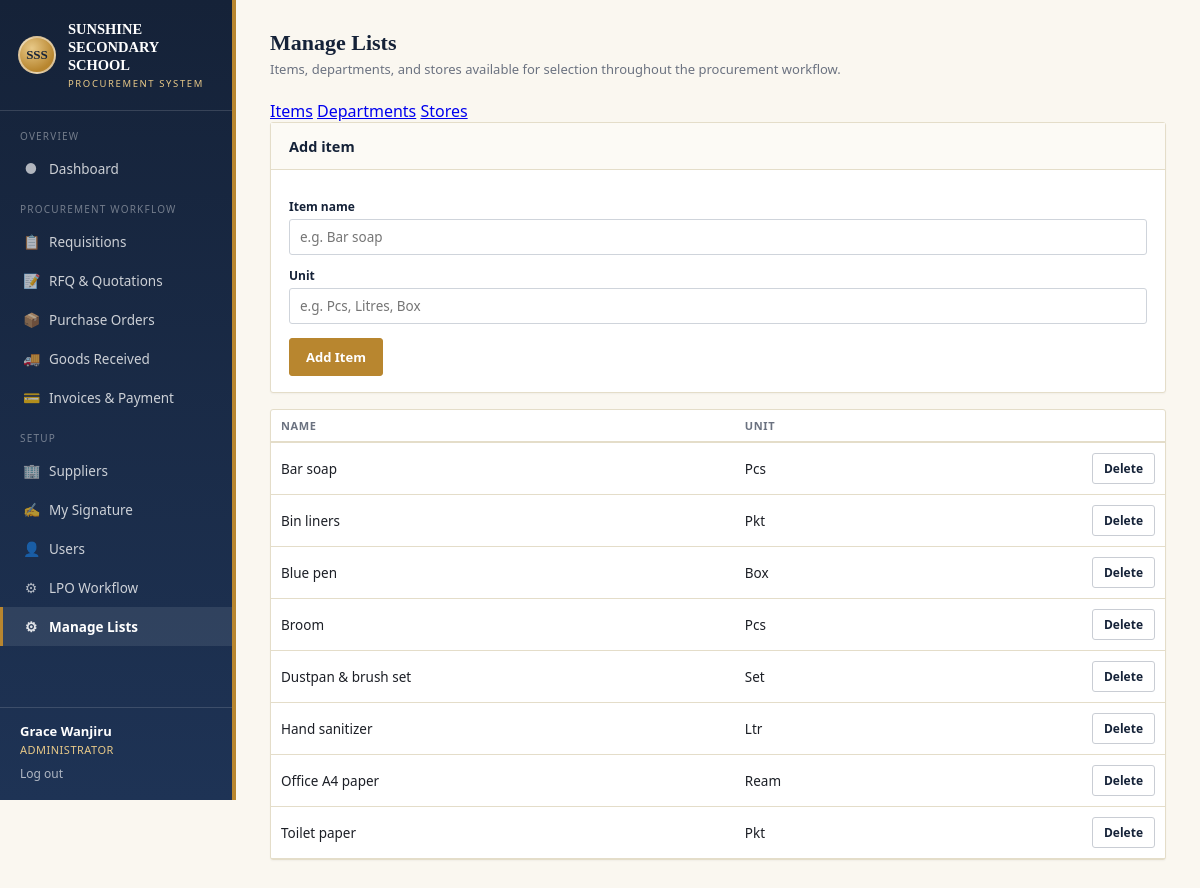
The page /admin_manage.php (signed in) on the database its author committed.
### tables this page shows
CREATE TABLE IF NOT EXISTS users (
    id              INT UNSIGNED AUTO_INCREMENT PRIMARY KEY,
    name            VARCHAR(150) NOT NULL,
    username        VARCHAR(80)  NOT NULL UNIQUE,
    email           VARCHAR(120) DEFAULT NULL,
    password_hash   VARCHAR(255) NOT NULL,
    role            ENUM('requester','procurement','finance','principal','admin') NOT NULL,
    department      VARCHAR(120) DEFAULT NULL,
    title           VARCHAR(120) DEFAULT NULL,        
    signature_path  VARCHAR(255) DEFAULT NULL,         
    is_active       TINYINT(1) NOT NULL DEFAULT 1,
    created_at      DATETIME NOT NULL DEFAULT CURRENT_TIMESTAMP
);

CREATE TABLE IF NOT EXISTS items (
    id              INT UNSIGNED AUTO_INCREMENT PRIMARY KEY,
    name            VARCHAR(150) NOT NULL,
    unit            VARCHAR(30)  DEFAULT NULL,
    created_at      DATETIME NOT NULL DEFAULT CURRENT_TIMESTAMP
);

### includes/functions.php (called while the page is built, shortened)
<?php
function e($str): string
{
    return htmlspecialchars((string)$str, ENT_QUOTES, 'UTF-8');
}
function role_label(string $role): string
{
    return ROLE_LABELS[$role] ?? ucfirst($role);
}

### includes/db.php (called while the page is built, shortened)
<?php
function db(): PDO
{
    static $pdo = null;
    if ($pdo === null) {
        $dsn = 'mysql:host=' . DB_HOST . ';dbname=' . DB_NAME . ';charset=' . DB_CHARSET;
        $pdo = new PDO($dsn, DB_USER, DB_PASS, [
            PDO::ATTR_ERRMODE            => PDO::ERRMODE_EXCEPTION,
            PDO::ATTR_DEFAULT_FETCH_MODE => PDO::FETCH_ASSOC,
            PDO::ATTR_EMULATE_PREPARES   => false,
        ]);
    }
    return $pdo;
}

### includes/auth.php (called while the page is built, shortened)
<?php
require_once __DIR__ . '/db.php';
function current_user(): ?array
{
    static $user = null;
    if ($user === null) {
        $stmt = db()->prepare('SELECT * FROM users WHERE id = ?');
        $stmt->execute([$_SESSION['user_id']]);
        $user = $stmt->fetch() ?: null;
    }
    return $user;
}

### admin_manage.php (the view, shortened to what this page needs)
<?php
require_once __DIR__ . '/includes/auth.php';
require_once __DIR__ . '/includes/functions.php';
$pdo = db();
$tab = $_GET['tab'] ?? 'items';
$items = $pdo->query('SELECT * FROM items ORDER BY name')->fetchAll();
$activeNav = 'admin_manage';
require __DIR__ . '/includes/header.php';
?>
<h1 class="page-title">Manage Lists</h1>
<p class="page-sub">Items, departments, and stores available for selection throughout the procurement workflow.</p>
<div class="tab-bar">
  <a href="<?= BASE_PATH ?>/admin_manage.php?tab=items" class="tab <?= $tab === 'items' ? 'active' : '' ?>">Items</a>
  <a href="<?= BASE_PATH ?>/admin_manage.php?tab=departments" class="tab <?= $tab === 'departments' ? 'active' : '' ?>">Departments</a>
  <a href="<?= BASE_PATH ?>/admin_manage.php?tab=stores" class="tab <?= $tab === 'stores' ? 'active' : '' ?>">Stores</a>
</div>
<?php if ($tab === 'items'): ?>
  <div class="card">
    <div class="card-header"><span class="htitle">Add item</span></div>
    <div class="card-body">
      <form method="post">
        <label class="field-label">Item name</label>
        <input type="text" name="item_name" placeholder="e.g. Bar soap" required>
        <label class="field-label">Unit</label>
        <input type="text" name="item_unit" placeholder="e.g. Pcs, Litres, Box">
        <button type="submit" class="btn gold" style="margin-top:14px;">Add Item</button>
      </form>
    </div>
  </div>
  <div class="card">
    <div class="card-body" style="padding:0;">
      <table class="list">
        <thead><tr><th>Name</th><th>Unit</th><th></th></tr></thead>
        <tbody>
          <?php foreach ($items as $it): ?>
            <tr>
              <td style="padding:10px;"><?= e($it['name']) ?></td>
              <td style="padding:10px;"><?= e($it['unit'] ?: '—') ?></td>
              <td style="padding:10px;text-align:right;">
                <a class="btn secondary sm" href="<?= BASE_PATH ?>/admin_manage.php?tab=items&delete_item=<?= (int)$it['id'] ?>" onclick="return confirm('Delete this item?')">Delete</a>
              </td>
            </tr>
          <?php endforeach; ?>
        </tbody>
      </table>
    </div>
  </div>
<?php endif; ?>
<?php require __DIR__ . '/includes/footer.php'; ?>

### includes/header.php (shortened to what this page needs)
<?php
require_once __DIR__ . '/functions.php';
$me = current_user();
$role = $_SESSION['user_role'] ?? '';
$activeNav = $activeNav ?? '';
$navGroups = [
    'Overview' => [
        'dashboard' => ['Dashboard', '&#9679;', '/index.php', []],
    ],
    'Procurement Workflow' => [
        'requisitions' => ['Requisitions', '&#128203;', '/requisitions.php', []],
        'rfqs'         => ['RFQ & Quotations', '&#128221;', '/rfqs.php', ['procurement','admin']],
        'lpos'         => ['Purchase Orders', '&#128230;', '/lpos.php', []],
        'grns'         => ['Goods Received', '&#128666;', '/grns.php', ['procurement','admin']],
        'invoices'     => ['Invoices & Payment', '&#128179;', '/invoices.php', ['procurement','finance','admin']],
    ],
    'Setup' => [
        'suppliers'      => ['Suppliers', '&#127970;', '/suppliers.php', ['procurement','admin']],
        'signatories'    => ['My Signature', '&#9997;', '/signatories.php', []],
        'users'          => ['Users', '&#128100;', '/users.php', ['admin']],
        'workflow_config' => ['LPO Workflow', '&#9881;', '/workflow_config.php', ['admin']],
        'admin_manage'   => ['Manage Lists', '&#9881;', '/admin_manage.php', ['admin','procurement']],
    ],
];
?>
<!DOCTYPE html>
<html lang="en">
<head>
<link rel="stylesheet" href="<?= BASE_PATH ?>/assets/css/style.css">
</head>
<body>
<div class="app-shell">
  <aside class="sidebar">
    <div class="sidebar-brand">
      <div class="crest">SSS</div>
      <div>
        <div class="title">SUNSHINE SECONDARY<br>SCHOOL</div>
        <div class="subtitle">Procurement System</div>
      </div>
    </div>
    <nav class="sidebar-nav">
      <?php foreach ($navGroups as $groupLabel => $navItems): ?>
        <?php
          $visibleNavItems = array_filter($navItems, function ($navItem) use ($role) {
              return empty($navItem[3]) || in_array($role, $navItem[3], true);
          });
        ?>
        <div class="group-label"><?= e($groupLabel) ?></div>
        <?php foreach ($visibleNavItems as $navKey => [$navLabel, $navIcon, $navHref, $navRoles]): ?>
          <a href="<?= BASE_PATH . $navHref ?>" class="<?= $activeNav === $navKey ? 'active' : '' ?>">
            <span class="ic"><?= $navIcon ?></span><?= e($navLabel) ?>
          </a>
        <?php endforeach; ?>
      <?php endforeach; ?>
    </nav>
    <div class="sidebar-user">
      <div class="who"><?= e($me['name'] ?? '') ?></div>
      <div class="role"><?= e(role_label($role)) ?></div>
      <a href="<?= BASE_PATH ?>/logout.php">Log out</a>
    </div>
  </aside>
  <div class="content">
    <main>

### includes/footer.php
    </main>
  </div>
</div>
</body>
</html>

### rows shown on the page
users: name "Grace Wanjiru"
items: name "Bar soap", unit "Pcs"
items: name "Bin liners", unit "Pkt"
items: name "Blue pen", unit "Box"
items: name "Broom", unit "Pcs"
items: name "Dustpan & brush set", unit "Set"
items: name "Hand sanitizer", unit "Ltr"
items: name "Office A4 paper", unit "Ream"
items: name "Toilet paper", unit "Pkt"

### other values the page prints
$groupLabel "OVERVIEW"
$navIcon "●"
$navLabel "Dashboard"
$groupLabel "PROCUREMENT WORKFLOW"
$navIcon "📋"
$navLabel "Requisitions"
$navIcon "📝"
$navLabel "RFQ & Quotations"
$navIcon "📦"
$navLabel "Purchase Orders"
$navIcon "🚚"
$navLabel "Goods Received"
$navIcon "💳"
$navLabel "Invoices & Payment"
$groupLabel "SETUP"
